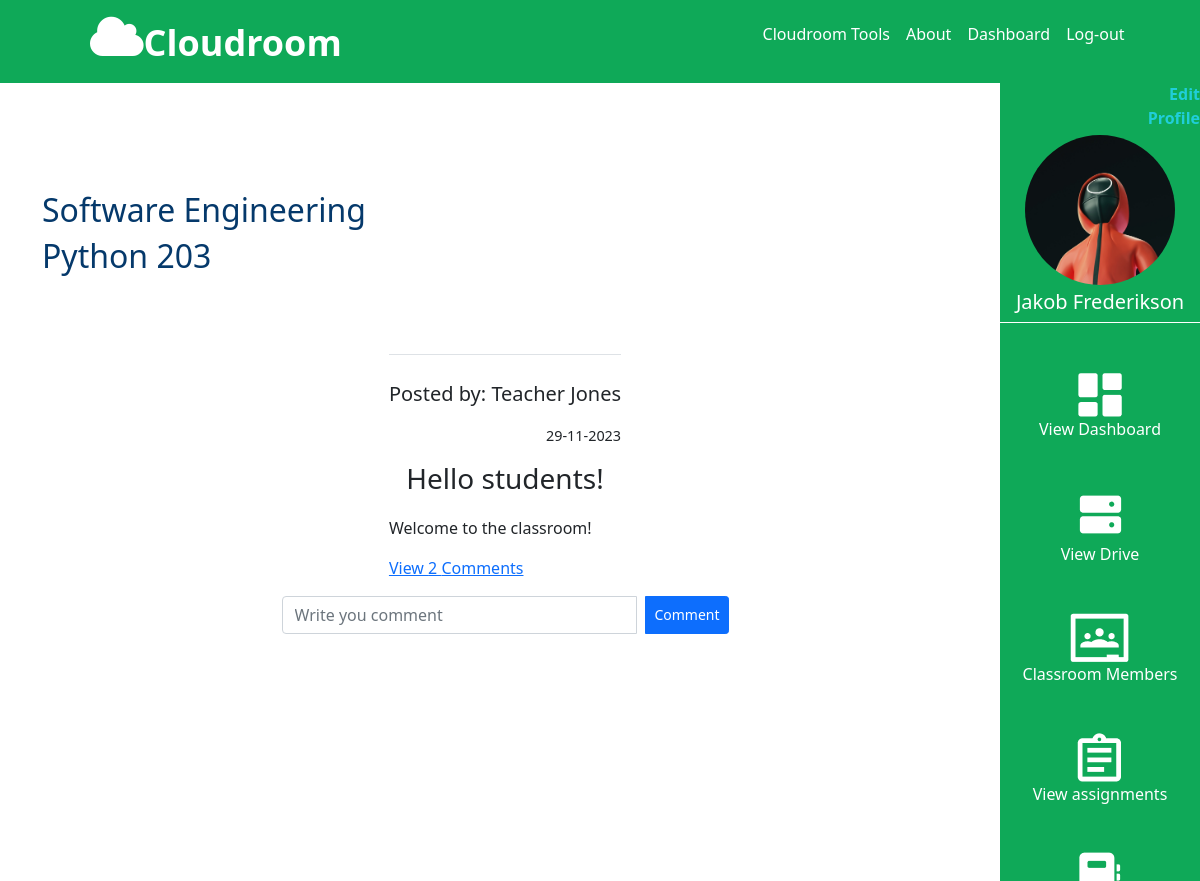
The page /classroom/1/1 (signed in) on the database its author committed.
### CloudMain/models.py (models this page shows, shortened)
class Account(db.Model, UserMixin):
    id = db.Column(db.Integer(), primary_key=True)
    first_name = db.Column(db.String(length=30), nullable=False)
    last_name = db.Column(db.String(length=30), nullable=False)
    gender = db.Column(db.String(length=20), nullable=False)
    school = db.Column(db.String(length=50), nullable=False)
    nickname = db.Column(db.String(length=30), nullable=False)
    email = db.Column(db.String(length=20), nullable=False, unique=True)
    password_hash = db.Column(db.String(length=12), nullable=False)
    profile_pic = db.Column(db.String(length=20), nullable=False)
    account_type = db.Column(db.String(length=20), nullable=False)
    items = db.relationship('Upload_File', backref='owned_user', lazy=True)#Lazy gets all items from Upload_file
    poster = db.relationship('Post', backref='poster', lazy=True)  # Lazy gets all items from Upload_file
    papers = db.relationship('Paper', backref='tutor', lazy=True)
    comment = db.relationship('Comments', backref='commenter', lazy=True)
    assignment_submissions = db.relationship('StudentAssignmentSubmission', backref='student', lazy=True)
    question_submissions = db.relationship('StudentQuestionSubmission', backref='student', lazy=True)
    @property
    def password(self):
        return self.password

class Classroom(db.Model):
    __tablename__ = 'classroom'
    id = db.Column(db.Integer(), primary_key=True)
    classroom_name = db.Column(db.String(length=30), nullable=False)
    id_paper = db.Column(db.Integer(), db.ForeignKey('paper.id'), nullable=True)

class Paper(db.Model):
    __tablename__ = 'paper'
    id = db.Column(db.Integer(), primary_key=True)
    paper_name = db.Column(db.String(length=30), nullable=False)
    paper_picture = db.Column(db.String(length=20), nullable=False)
    paper_room_number = db.Column(db.String(length=20), nullable=False)
    paper_description = db.Column(db.Text,nullable=False)
    id_classroom = db.Column(db.Integer(), db.ForeignKey('classroom.id'), nullable=False)
    account_id = db.Column(db.Integer(), db.ForeignKey('account.id'), nullable=False)
    owner = db.relationship('Post', backref='post_owner', lazy=True)

class Post(db.Model):
    id = db.Column(db.Integer, primary_key=True)
    paper_id = db.Column(db.Integer(), db.ForeignKey('paper.id'))
    title = db.Column(db.String, nullable=False)
    content = db.Column(db.Text,nullable=False)
    date_posted = db.Column(db.DateTime, nullable=False, default=datetime.utcnow)
    owner = db.Column(db.Integer(), db.ForeignKey('account.id'))
    comment = db.relationship('Comments', backref='poster', lazy=True)

### CloudMain/route.py (the view, shortened to what this page needs)
@app.route('/classroom/<class_id>/<paper_id>', methods=['POST', 'GET'])
@login_required
def classroom_main_page(class_id, paper_id):
    paper = Paper.query.filter_by(id=paper_id).first()
    classroom = Classroom.query.filter_by(id=class_id).first()
    posts = Post.query.filter_by(paper_id=paper.id)
    comments = Comments.query.all()
    accounts = Account.query.all()
    comment_form = CommentForm()
    del_post = Delete_File()
    postform = PostForm()
    member_list = functions.get_all_members(paper_id)
    return render_template('classroom_main_page.html', classroom=classroom,paper=paper,members=member_list,
                           postform=postform,posts=posts,del_post=del_post,comment_form=comment_form,comments=comments,
                           accounts=accounts)

### CloudMain/forms.py
class CommentForm(FlaskForm):
    comment = TextAreaField('Comment', validators=[DataRequired()])
    submit = SubmitField(label='Send')

class Delete_File(FlaskForm):
    submit = SubmitField(label='Delete')

### CloudMain/functions.py (called while the page is built)
def get_all_members(paper_id):
    papers = paper_members.query.all()
    accounts = Account.query.all()
    members_list = []
    for p in papers:
        for a in accounts:
            if int(p.id_paper) == int(paper_id):
                if int(p.id_user) == int(a.id):
                    members_list.append(a)
    return members_list

### CloudMain/models.py (called while the page is built)
@login_manager.user_loader
def load_user(user_id):
    return Account.query.get(int(user_id))

### CloudMain/templates/classroom_main_page.html (shortened to what this page needs)
{% extends 'base.html' %}
{% block style %}
<link rel="stylesheet" href="{{ url_for('static',filename='css/classroom_main_page.css') }}">
{% endblock %}
{% block content %}
{% include 'base_sidenav.html' %}
<body>
  <div class="container cloudroom-container">
    <div class="row h-100">
      <div class="col-sm-10" style="text-align: justify;">
        <div class="d-flex row  create_post_btn">
          <div class="col-10">
            <h2 style="color:#05396B;">{{ classroom.classroom_name }}
            </h2>
            <h2 style="color:#05396B;">{{ paper.paper_name }}
            </h2>
          </div>
          <div class="col-2 mt-3" >
          </div>
        </div>
        <div class="all-classroom-posts">
          <div class="card-body class-post">
            {% for post in posts %}
            <div class="col border-top mt-4" style="">
              <br>
              <p class="text-md-end lead mt-0">
                Posted by: {{ post.poster.first_name }} {{ post.poster.last_name }}
              </p>
              <p class="text-md-end lead mt-0" style="font-size:.9rem; margin-top:10px;">
                {{post.date_posted.strftime('%d-%m-%Y')}}
              </p>
              <h3 class="text-center mb-1">
                {{post.title}}
              </h3>
              <div class="row row-cols-1 row-cols-2">
                <div class="col-md">
                  <p class="text-md-start mb-1 mt-3" style="margin-top:30px;">{{post.content|safe}}
                  </p>
                </div>
              </div>
              {% set count = namespace(value=0) %}
              <p class="card-text mb-3">
                {% if count.value > 0 %}
                <a data-bs-toggle="collapse" href="#comments-{{post.id}}" role="button" >
                  View {{count.value}} Comments
                </a>
                {% else %}
                <small class="text-muted">No comments
                </small>
                {% endif %}
              </p>
            </div>
            <form class="input-group w-50 mb-3" method="POST" action="/classroom/post_comment/{{classroom.id}}/{{paper.id}}/{{post.id}}">
              <input type="text" name="text" class="form-control" placeholder="Write you comment" required>
              <button type="submit" class="btn btn-sm ms-2 btn-primary">Comment
              </button>
            </form>
            {% endfor %}
          </div>
        </div>
      </div>
    </div>
  </div>
</body>
{% endblock %}

### CloudMain/templates/base_sidenav.html (shortened to what this page needs)
<link rel="stylesheet" href="{{ url_for('static',filename='css/side_nav.css') }}">
<div class="col-sm-2 min-vh-100 float-end end-0 side-nav cloudroom-green position-fixed">
   <div class="user-section">
      <a href="{{url_for('user_profile', user = current_user.first_name)}}" class="text-reset text-decoration-none">
         <p class="fw-bold text-sm-end" style="color:#20CED9; margin-left: 120px; margin-bottom:0;">Edit Profile</p>
      </a>
      <div class="thumbnail">
         <img src="{{url_for('static',filename = current_user.profile_pic)}}" alt="Squid game avatar from Unsplash">
      </div>
      <h5 id="username">{{ current_user.first_name }} {{ current_user.last_name }}</h5>
   </div>
   <div class="nav-icons">
      <div class="nav-button">
         <a href="{{ url_for('dashboard_page', user = current_user.first_name) }}"
            class="text-reset text-decoration-none nav-button">
            <img src="{{url_for('static',filename = 'images/dashboard_icon.png')}}" alt="Your dashboard icon">
            <p>View Dashboard</p>
         </a>
      </div>
      <div class="nav-button">
         <a href="{{url_for('user_drive', user = current_user.first_name ,id='000')}}"
            class="text-reset text-decoration-none nav-button">
            <img src="{{url_for('static',filename = 'images/ph_hard-drives-fill.png')}}" alt="Your storage drive icon">
            <p>View Drive</p>
         </a>
      </div>
      {% if "drive" not in request.path %}
      {% if "dashboard" not in request.path %}
      {% if "grades" not in request.path %}
      {% if "create_assignment" not in request.path %}
      <div class="nav-button">
         <button type="button" data-bs-toggle="modal" data-bs-target="#showMembersModal"
            style="border: none; background-color: transparent; color: white;">
            <img src="{{url_for('static',filename = 'images/members_icon.png')}}" alt="All classroom members">
            <p class="text-reset text-decoration-none nav-button">Classroom Members</p>
         </button>
      </div>
      <div class="nav-button">
         <a href="{{ url_for('classroom_assignments_list', class_id = classroom.id, paper_id = paper.id) }}"
            class="text-reset text-decoration-none nav-button">
            <img src="{{url_for('static',filename = 'images/assignments_icon.png')}}" alt="Your storage drive icon">
            <p>View assignments</p>
         </a>
      </div>
      {% endif %}
      {% endif %}
      {% endif %}
      {% endif %}
      {% if current_user.account_type == "Student" %}
      <div class="nav-button">
         <a href="{{ url_for('student_grades', user_id = current_user.id) }}"
            class="text-reset text-decoration-none nav-button">
            <img src="{{url_for('static',filename = 'images/grades_icon.png')}}" alt="Your grades icon">
         </a>
      </div>
      {% endif %}
   </div>
</div>

### CloudMain/static/CSS/classroom_main_page.css (style rules this page uses)
.all-classroom-posts { display: flex; justify-content: center; margin-bottom: 50px; }
.create_post_btn { padding-top:60px; }
.class-post { display: flex; flex-direction: column; justify-content: center; align-items: center; margin-top: 30px; }
.cloudroom-container { padding-top: 50px; height: 100vh; }
@media (min-width: 770px) { .class-post { width: 40em; } }

### CloudMain/static/CSS/side_nav.css (style rules this page uses)
.side-nav { padding: 0%; }
.cloudroom-green { background-color: #0FA958; }
.user-section { border-top: 1px white; border-bottom: 1px white; border-style: solid none; display: flex; flex-direction: column; justify-content: center; align-items: center; color: white; }
.thumbnail { position: relative; width: 150px; height: 150px; border-radius: 50%; overflow: hidden; margin: 5px 0px; }
.thumbnail img { position: absolute; left: 50%; top: 50%; height: 100%; width: auto; -webkit-transform: translate(-50%, -50%); -ms-transform: translate(-50%, -50%); transform: translate(-50%, -50%); }
.nav-icons { margin: 50px 0; display: flex; flex-direction: column; justify-content: center; align-items: center; gap: 30px; }
.nav-button { display: flex; flex-direction: column; justify-content: center; align-items: center; color: white; }
body:not(.modal-open) { padding-right: 0px !important; }

### rows shown on the page
Account: profile_pic (picture), first_name "Jakob", last_name "Frederikson"
Classroom: classroom_name "Software Engineering"
Paper: paper_name "Python 203"
Post: poster.first_name "Teacher", poster.last_name "Jones", date_posted "29-11-2023", title "Hello students!", content "Welcome to the classroom!", value "2"
